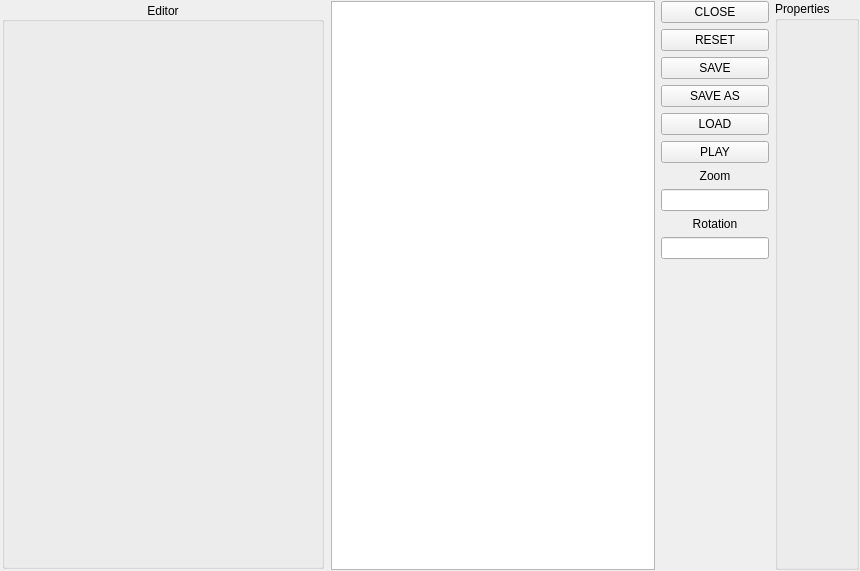
<?xml version="1.0" encoding="UTF-8"?>
<ui version="4.0">
 <class>MainWindow</class>
 <widget class="QMainWindow" name="MainWindow">
  <property name="geometry">
   <rect>
    <x>0</x>
    <y>0</y>
    <width>860</width>
    <height>571</height>
   </rect>
  </property>
  <property name="windowTitle">
   <string>MainWindow</string>
  </property>
  <widget class="QWidget" name="centralWidget">
   <layout class="QVBoxLayout" name="verticalLayout">
    <property name="spacing">
     <number>1</number>
    </property>
    <property name="leftMargin">
     <number>1</number>
    </property>
    <property name="topMargin">
     <number>1</number>
    </property>
    <property name="rightMargin">
     <number>1</number>
    </property>
    <property name="bottomMargin">
     <number>1</number>
    </property>
    <item>
     <layout class="QHBoxLayout" name="horizontalLayout">
      <item>
       <widget class="QStackedWidget" name="stackedWidget">
        <property name="sizePolicy">
         <sizepolicy hsizetype="Preferred" vsizetype="Preferred">
          <horstretch>0</horstretch>
          <verstretch>0</verstretch>
         </sizepolicy>
        </property>
        <widget class="QWidget" name="mainPage">
         <layout class="QHBoxLayout" name="horizontalLayout_2">
          <property name="spacing">
           <number>0</number>
          </property>
          <property name="leftMargin">
           <number>1</number>
          </property>
          <property name="topMargin">
           <number>1</number>
          </property>
          <property name="rightMargin">
           <number>1</number>
          </property>
          <property name="bottomMargin">
           <number>1</number>
          </property>
          <item>
           <widget class="ItemListGroupBox" name="mainBox">
            <property name="sizePolicy">
             <sizepolicy hsizetype="Preferred" vsizetype="Preferred">
              <horstretch>0</horstretch>
              <verstretch>0</verstretch>
             </sizepolicy>
            </property>
            <property name="title">
             <string>Editor</string>
            </property>
            <property name="alignment">
             <set>Qt::AlignCenter</set>
            </property>
           </widget>
          </item>
         </layout>
        </widget>
        <widget class="QWidget" name="boardPage">
         <layout class="QVBoxLayout" name="verticalLayout_3">
          <property name="spacing">
           <number>0</number>
          </property>
          <property name="leftMargin">
           <number>1</number>
          </property>
          <property name="topMargin">
           <number>1</number>
          </property>
          <property name="rightMargin">
           <number>1</number>
          </property>
          <property name="bottomMargin">
           <number>1</number>
          </property>
          <item>
           <widget class="BoardListGroupBox" name="boardBox">
            <property name="title">
             <string>Boards</string>
            </property>
            <property name="alignment">
             <set>Qt::AlignCenter</set>
            </property>
           </widget>
          </item>
         </layout>
        </widget>
        <widget class="QWidget" name="itemPage">
         <layout class="QVBoxLayout" name="verticalLayout_4">
          <property name="spacing">
           <number>0</number>
          </property>
          <property name="leftMargin">
           <number>1</number>
          </property>
          <property name="topMargin">
           <number>1</number>
          </property>
          <property name="rightMargin">
           <number>1</number>
          </property>
          <property name="bottomMargin">
           <number>1</number>
          </property>
          <item>
           <widget class="ItemsGroupBox" name="itemBox">
            <property name="title">
             <string>Items</string>
            </property>
            <property name="alignment">
             <set>Qt::AlignCenter</set>
            </property>
           </widget>
          </item>
         </layout>
        </widget>
        <widget class="QWidget" name="flipperPage">
         <layout class="QVBoxLayout" name="verticalLayout_6">
          <property name="spacing">
           <number>0</number>
          </property>
          <property name="leftMargin">
           <number>1</number>
          </property>
          <property name="topMargin">
           <number>1</number>
          </property>
          <property name="rightMargin">
           <number>1</number>
          </property>
          <property name="bottomMargin">
           <number>1</number>
          </property>
          <item>
           <widget class="FlipperListGroupBox" name="flipperBox">
            <property name="title">
             <string>Flipper</string>
            </property>
            <property name="alignment">
             <set>Qt::AlignCenter</set>
            </property>
           </widget>
          </item>
         </layout>
        </widget>
        <widget class="QWidget" name="plungerPage">
         <layout class="QVBoxLayout" name="verticalLayout_7">
          <item>
           <widget class="PlungerListGroupBox" name="plungerBox">
            <property name="title">
             <string>Plunger</string>
            </property>
            <property name="alignment">
             <set>Qt::AlignCenter</set>
            </property>
           </widget>
          </item>
         </layout>
        </widget>
        <widget class="QWidget" name="fieldPage">
         <layout class="QVBoxLayout" name="verticalLayout_5">
          <property name="spacing">
           <number>0</number>
          </property>
          <property name="leftMargin">
           <number>1</number>
          </property>
          <property name="topMargin">
           <number>1</number>
          </property>
          <property name="rightMargin">
           <number>1</number>
          </property>
          <property name="bottomMargin">
           <number>1</number>
          </property>
          <item>
           <widget class="FieldListGroupBox" name="fieldBox">
            <property name="title">
             <string>Fields</string>
            </property>
            <property name="alignment">
             <set>Qt::AlignCenter</set>
            </property>
           </widget>
          </item>
         </layout>
        </widget>
        <widget class="QWidget" name="zonePage">
         <layout class="QVBoxLayout" name="verticalLayout_8">
          <property name="spacing">
           <number>0</number>
          </property>
          <property name="leftMargin">
           <number>1</number>
          </property>
          <property name="topMargin">
           <number>1</number>
          </property>
          <property name="rightMargin">
           <number>1</number>
          </property>
          <property name="bottomMargin">
           <number>1</number>
          </property>
          <item>
           <widget class="ZoneListGroupBox" name="zoneBox">
            <property name="title">
             <string>Zones</string>
            </property>
            <property name="alignment">
             <set>Qt::AlignCenter</set>
            </property>
           </widget>
          </item>
         </layout>
        </widget>
       </widget>
      </item>
      <item>
       <widget class="View" name="editorSceneView"/>
      </item>
      <item>
       <layout class="QVBoxLayout" name="verticalLayout_2">
        <item>
         <widget class="QPushButton" name="closeBtn">
          <property name="text">
           <string>CLOSE</string>
          </property>
         </widget>
        </item>
        <item>
         <widget class="QPushButton" name="resetBtn">
          <property name="text">
           <string>RESET</string>
          </property>
         </widget>
        </item>
        <item>
         <widget class="QPushButton" name="saveBtn">
          <property name="text">
           <string>SAVE</string>
          </property>
         </widget>
        </item>
        <item>
         <widget class="QPushButton" name="saveAsBtn">
          <property name="text">
           <string>SAVE AS</string>
          </property>
         </widget>
        </item>
        <item>
         <widget class="QPushButton" name="loadBtn">
          <property name="text">
           <string>LOAD</string>
          </property>
         </widget>
        </item>
        <item>
         <widget class="QPushButton" name="testPlayBtn">
          <property name="text">
           <string>PLAY</string>
          </property>
         </widget>
        </item>
        <item>
         <widget class="QLabel" name="zoomLabel">
          <property name="text">
           <string>Zoom</string>
          </property>
          <property name="alignment">
           <set>Qt::AlignCenter</set>
          </property>
         </widget>
        </item>
        <item>
         <widget class="QLineEdit" name="zoomEdit">
          <property name="sizePolicy">
           <sizepolicy hsizetype="Minimum" vsizetype="Fixed">
            <horstretch>0</horstretch>
            <verstretch>0</verstretch>
           </sizepolicy>
          </property>
         </widget>
        </item>
        <item>
         <widget class="QLabel" name="rotationLabel">
          <property name="text">
           <string>Rotation</string>
          </property>
          <property name="alignment">
           <set>Qt::AlignCenter</set>
          </property>
         </widget>
        </item>
        <item>
         <widget class="QLineEdit" name="rotationEdit">
          <property name="sizePolicy">
           <sizepolicy hsizetype="Minimum" vsizetype="Fixed">
            <horstretch>0</horstretch>
            <verstretch>0</verstretch>
           </sizepolicy>
          </property>
         </widget>
        </item>
        <item>
         <spacer name="verticalSpacer">
          <property name="orientation">
           <enum>Qt::Vertical</enum>
          </property>
          <property name="sizeHint" stdset="0">
           <size>
            <width>20</width>
            <height>40</height>
           </size>
          </property>
         </spacer>
        </item>
       </layout>
      </item>
      <item>
       <widget class="QGroupBox" name="groupBox">
        <property name="title">
         <string>Properties</string>
        </property>
       </widget>
      </item>
     </layout>
    </item>
   </layout>
  </widget>
 </widget>
 <layoutdefault spacing="6" margin="11"/>
 <customwidgets>
  <customwidget>
   <class>View</class>
   <extends>QGraphicsView</extends>
   <header>view.h</header>
  </customwidget>
  <customwidget>
   <class>ItemListGroupBox</class>
   <extends>QGroupBox</extends>
   <header>itemlistgroupbox.h</header>
   <container>1</container>
  </customwidget>
  <customwidget>
   <class>BoardListGroupBox</class>
   <extends>QGroupBox</extends>
   <header>boardlistgroupbox.h</header>
   <container>1</container>
  </customwidget>
  <customwidget>
   <class>FieldListGroupBox</class>
   <extends>QGroupBox</extends>
   <header>fieldlistgroupbox.h</header>
   <container>1</container>
  </customwidget>
  <customwidget>
   <class>ItemsGroupBox</class>
   <extends>QGroupBox</extends>
   <header>itemsgroupbox.h</header>
   <container>1</container>
  </customwidget>
  <customwidget>
   <class>FlipperListGroupBox</class>
   <extends>QGroupBox</extends>
   <header>flipperlistgroupbox.h</header>
   <container>1</container>
  </customwidget>
  <customwidget>
   <class>PlungerListGroupBox</class>
   <extends>QGroupBox</extends>
   <header>plungerlistgroupbox.h</header>
   <container>1</container>
  </customwidget>
  <customwidget>
   <class>ZoneListGroupBox</class>
   <extends>QGroupBox</extends>
   <header>zonelistgroupbox.h</header>
   <container>1</container>
  </customwidget>
 </customwidgets>
 <resources/>
 <connections/>
</ui>
